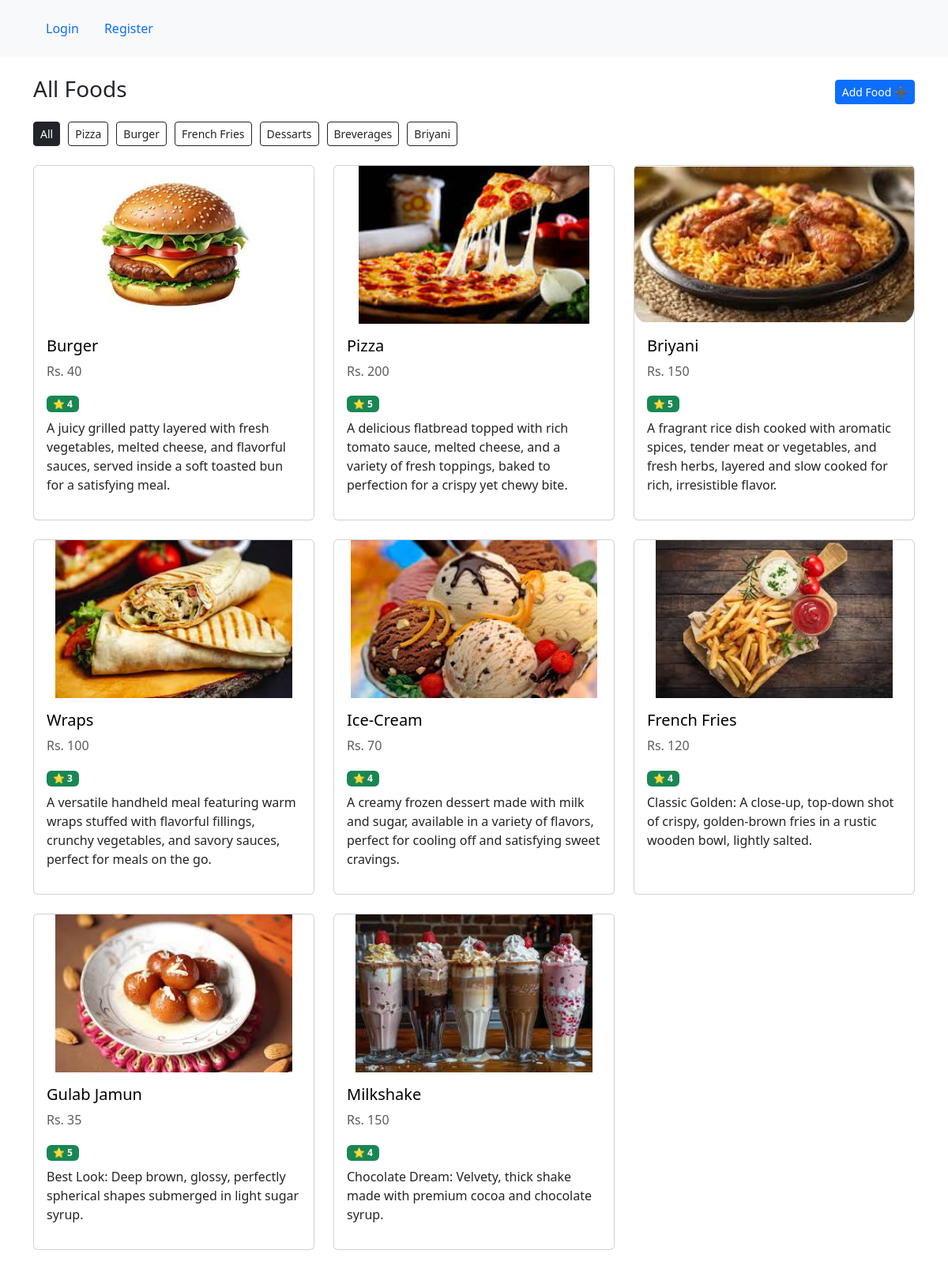
The app's page /allfoods/ with its own data.
### foodsapp/models.py (models this page shows, shortened)
class FoodItems(models.Model):
    Catageries = [
        ("PIZZA","Pizza"),
        ("BURGER","Burger"),
        ("FRENCH FRIES","French Fries"),
        ("DESSARTS","Dessarts"),
        ("BREVERAGES","Breverages"),
        ("BRIYANI","Briyani")
    ]
    name = models.CharField(max_length=100)
    price = models.IntegerField()
    rating = models.IntegerField()
    foodimg = models.ImageField(upload_to = "foodimg/",blank=True,null = True)
    description = models.TextField()
    catogery = models.CharField(max_length=100,choices=Catageries)

### foodsapp/views.py (the view)
# urls.py: path('allfoods/', views.allfoods, name='allfoods'),
def allfoods(request):
    selected_category = request.GET.get('catogery')
    if selected_category:
        allfooditem = FoodItems.objects.filter(catogery=selected_category)
    else:
        allfooditem = FoodItems.objects.all()
    return render(request, 'foods/allfoods.html', {
        'allfooditem': allfooditem,
        'categories': FoodItems.Catageries,
        'selected_category': selected_category
    })

### templates/foods/allfoods.html (shortened to what this page needs)
{% extends 'base.html' %}
{% block content %}
<div class="container mt-4">
    <div class="d-flex justify-content-between align-items-center mb-3">
        <h3>All Foods</h3>
        <a href="{% url 'addfood' %}" class="btn btn-primary btn-sm">Add Food ➕</a>
    </div>
    <div class="category-bar mb-4">
        <a href="{% url 'allfoods' %}"
           class="btn btn-sm {% if not selected_category %}btn-dark{% else %}btn-outline-dark{% endif %}">
            All
        </a>
        {% for value, name in categories %}
            <a href="?catogery={{ value }}"
               class="btn btn-sm {% if selected_category == value %}btn-dark{% else %}btn-outline-dark{% endif %}">
                {{ name }}
            </a>
        {% endfor %}
    </div>
    <div class="row">
        {% for i in allfooditem %}
        <div class="col-md-4 mb-4">
            <div class="card h-100">
                {% if i.foodimg %}
                    <img src="{{ i.foodimg.url }}" class="card-img-top" alt="{{ i.name }}">
                {% endif %}
                <div class="card-body">
                    <h5 class="card-title">
                        <a href="/{{ i.id }}" style="text-decoration:none; color:black;">
                         {{ i.name }}
                        </a>
                        </h5>
                    <p class="text-muted">Rs. {{ i.price }}</p>
                    <span class="badge bg-success">⭐ {{ i.rating }}</span>
                    <p class="mt-2">{{ i.description }}</p>
                </div>
            </div>
        </div>
        {% empty %}
            <p>No Food Items Found</p>
        {% endfor %}
    </div>
</div>
{% endblock %}

### templates/base.html (shortened to what this page needs)
<!DOCTYPE html>
<html lang="en">
<head>
     <link href="https://cdn.jsdelivr.net/npm/bootstrap@5.3.8/dist/css/bootstrap.min.css" rel="stylesheet">
</head>
<body>
 <nav class="navbar navbar-light bg-light">
    <div class="container">
         <ul class="nav navbar">
            {% if user.is_authenticated %}
        <li class="nav-item">
            <a class="nav-link" href="{% url 'home' %}">Home</a>
        </li>
        <li class="nav-item">
            <a class="nav-link" href="{% url 'profile'%}">Profile</a>
        </li>
        <li class="nav-item">
            <a class="nav-link"  href="{% url 'allfoods'%}">AllFood</a>
        </li>
        <li class="nav-item">
            <a class="nav-link" href="{% url 'logout' %}">Logout</a>
        </li>
        {% else %}
        <li class="nav-item">
            <a class="nav-link" href="{% url 'login' %}">Login</a>
        </li>
        <li class="nav-item">
            <a class="nav-link" href="{% url 'register' %}">Register</a>
        </li>
        {% endif %}
    </ul>
    </div>
</nav>
{% block content %}
{% endblock%}
</body>
</html>

### templates/foods/allfoods.html (style rules this page uses)
img { height: 200px; width: 100px; object-fit: contain; border-radius: 20px; }
.category-bar { display: flex; gap: 10px; flex-wrap: wrap; }

### records on screen
FoodItems: foodimg (picture), name "Burger", price "40", rating "4", description "A juicy grilled patty layered with fresh vegetables, melted cheese, and flavorful sauces, served inside a soft toasted bun for a satisfying meal."
FoodItems: foodimg (picture), name "Pizza", price "200", rating "5", description "A delicious flatbread topped with rich tomato sauce, melted cheese, and a variety of fresh toppings, baked to perfection for a crispy yet chewy bite."
FoodItems: foodimg (picture), name "Briyani", price "150", rating "5", description "A fragrant rice dish cooked with aromatic spices, tender meat or vegetables, and fresh herbs, layered and slow cooked for rich, irresistible flavor."
FoodItems: foodimg (picture), name "Wraps", price "100", rating "3", description "A versatile handheld meal featuring warm wraps stuffed with flavorful fillings, crunchy vegetables, and savory sauces, perfect for meals on the go."
FoodItems: foodimg (picture), name "Ice-Cream", price "70", rating "4", description "A creamy frozen dessert made with milk and sugar, available in a variety of flavors, perfect for cooling off and satisfying sweet cravings."
FoodItems: foodimg (picture), name "French Fries", price "120", rating "4", description "Classic Golden: A close-up, top-down shot of crispy, golden-brown fries in a rustic wooden bowl, lightly salted."
FoodItems: foodimg (picture), name "Gulab Jamun", price "35", rating "5", description "Best Look: Deep brown, glossy, perfectly spherical shapes submerged in light sugar syrup."
FoodItems: foodimg (picture), name "Milkshake", price "150", rating "4", description "Chocolate Dream: Velvety, thick shake made with premium cocoa and chocolate syrup."

### other values on screen
{{ name }} "Pizza" "Burger" "French Fries" "Dessarts" "Breverages" "Briyani"
